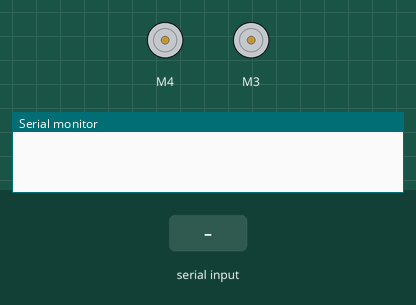
The sketch below on a simulated Arduino Uno, built with avr-gcc and run on an emulated ATmega328P. Parts: 2 × DC motor (green arrow = forward, orange = backward, longer = faster), the last lines printed to the serial monitor. The test bench sets the inputs (shaded band).

Above: at 1.2 s.
1.3 s: "1" received over the second serial link
At 2.5 s:
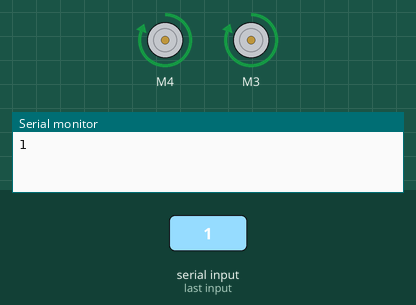
2.8 s: "3" received over the second serial link
At 3.8 s:
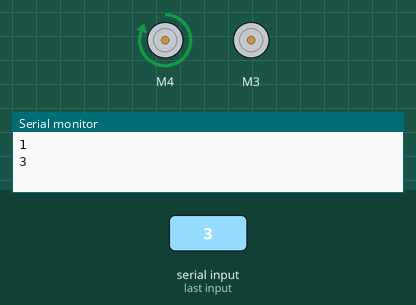
4.3 s: "4" received over the second serial link
At 5.0 s:
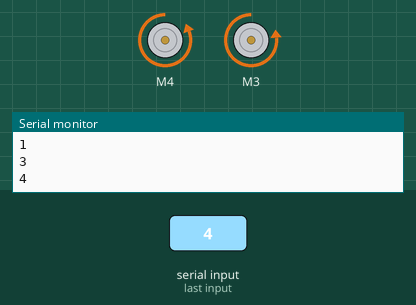
5.8 s: "7" received over the second serial link
At 6.1 s:
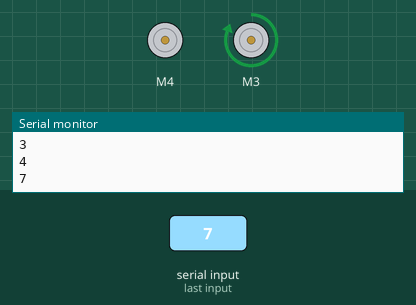
7.3 s: "2" received over the second serial link
At 8.4 s:
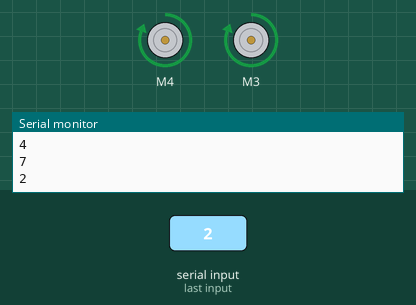
8.8 s: "5" received over the second serial link
At 9.6 s:
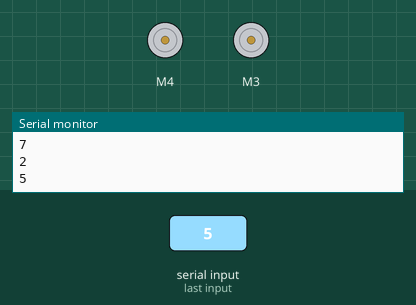
Timing chart, 0 to 11.3 s (numbered marks = the images above; inputs shaded):
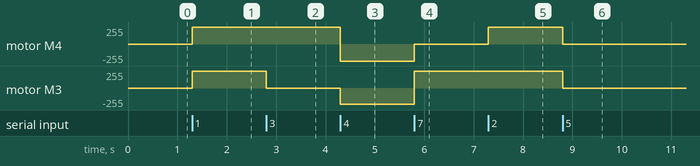

Measured:
- after the input at 1.3 s, motor M4, motor M3: stopped → forward 255/255 at once
- after the input at 2.8 s, motor M3: forward 255/255 → stopped at once
- after the input at 4.3 s, motor M4: forward 255/255 → backward 255/255 at once; motor M3: stopped → backward 240/255 at once
- after the input at 5.8 s, motor M4: backward 255/255 → stopped at once; motor M3: backward 240/255 → forward 255/255 at once
- after the input at 7.3 s, motor M4: stopped → forward 255/255 at once
- after the input at 8.8 s, motor M4, motor M3: forward 255/255 → stopped at once

The sketch:

sketch_feb15a.ino
```cpp
#include <AFMotor.h>

#include <Arduino.h>
#include <SoftwareSerial.h>

int analogValue;

int incomingByte;

SoftwareSerial mySerial(A0, A1);

class Car {
  private:
  AF_DCMotor* motorLeft;
  AF_DCMotor* motorRight;
  public:
  Car(int mLeft, int mRight);
  void setSpeedCar(int, int);
  void setDirectionLeft(int);
  void setDirectionRight(int);
};

Car::Car(int mLeft, int mRight) {
  motorLeft = new AF_DCMotor(mLeft, MOTOR34_64KHZ);
  motorRight = new AF_DCMotor(mRight, MOTOR34_64KHZ);
  motorLeft->setSpeed(255);
  motorRight->setSpeed(255);
}

void Car::setSpeedCar(int left, int right) {
  motorLeft->setSpeed(left);
  motorRight->setSpeed(right);
}

void Car::setDirectionLeft(int dirLeft) {
  switch(dirLeft) {
    case 0:
      motorLeft->run(FORWARD);
      break;
    case 1:
      motorLeft->run(BACKWARD);
      break;
    default:
      motorLeft->run(RELEASE);
      break;
  }
}

void Car::setDirectionRight(int dirRight) {
  switch(dirRight) {
    case 0:
      motorRight->run(FORWARD);
      break;
    case 1:
      motorRight->run(BACKWARD);
      break;
    default:
      motorRight->run(RELEASE);
      break;
  }
}

Car *car;

int M_LEFT = 4;
int M_RIGHT = 3;

int MOVE_FORWARD = 0;
int MOVE_BACKWARD = 1;
int MOVE_RELEASE = 2;

void setup()
{
  Serial.begin(9600);
  mySerial.begin(9600);
  car = new Car(M_LEFT, M_RIGHT);
  car->setSpeedCar(255, 255);

}

void loop() {
  if (mySerial.available() > 0) {
    incomingByte = mySerial.read();

    switch(incomingByte) {
      case '1':
      Serial.println("1");
      car->setDirectionLeft(MOVE_FORWARD);
      car->setDirectionRight(MOVE_FORWARD);
      car->setSpeedCar(255, 255);
      break;
      case '2':
      Serial.println("2");
      car->setDirectionLeft(MOVE_FORWARD);
      car->setDirectionRight(MOVE_FORWARD);
      break;
      case '3':
      Serial.println("3");
      car->setDirectionLeft(MOVE_FORWARD);
      car->setDirectionRight(MOVE_RELEASE);
      car->setSpeedCar(255, 240);
      break;
      case '4':
      Serial.println("4");
      car->setDirectionLeft(MOVE_BACKWARD);
      car->setDirectionRight(MOVE_BACKWARD);
      break;
      case '5':
      Serial.println("5");
      car->setDirectionLeft(MOVE_RELEASE);
      car->setDirectionRight(MOVE_RELEASE);
      break;
      case '6':
      Serial.println("6");
      car->setDirectionLeft(MOVE_BACKWARD);
      car->setDirectionRight(MOVE_BACKWARD);
      break;
      case '7':
      Serial.println("7");
      car->setDirectionLeft(MOVE_RELEASE);
      car->setDirectionRight(MOVE_FORWARD);
      car->setSpeedCar(255, 255);
      break;
      case '8':
      Serial.println("8");
      car->setDirectionLeft(MOVE_FORWARD);
      car->setDirectionRight(MOVE_FORWARD);
      break;
      default:
      Serial.println("another");
      break;
    }
  }
}
```
